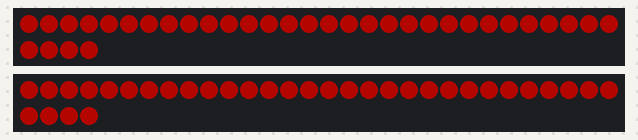
A sketch run on a simulated Arduino Uno, built with avr-gcc and run on an emulated ATmega328P. Parts: 2 × 34 RGB LEDs in strip order, left to right, continuing on the next row. Dim RGB values are drawn brighter than linear.

Above: at 3.45 s.
At 6.54 s:
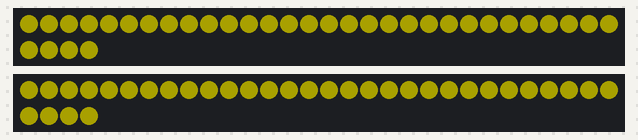
At 11.98 s:
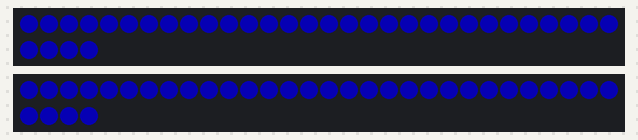

The sketch:

Addressable_RGB_LED_Strip_Controller.ino
```cpp
#include <FastLED.h>

// number of LEDs per strip (change as needed)
#define NUM_LEDS    34
// number of LED strips (change as needed)
#define NUM_STRIPS  4
// brightness level 0-255
#define BRIGHTNESS  128
// LED type
#define LED_TYPE    WS2811
// color order
#define COLOR_ORDER GRB

CRGB leds[NUM_STRIPS][NUM_LEDS];

CRGBPalette16 currentPalette;
TBlendType    currentBlending;

// set up LED strips and reset before running loop()
void setup() {
    // power-up safety delay
    delay(2000);
    // set up LED strips
    // digital pins 2, 3, 4, 5 are used to control the LED strips
    FastLED.addLeds<LED_TYPE, 4, COLOR_ORDER>(leds[0], NUM_LEDS).setCorrection(TypicalLEDStrip);
    FastLED.addLeds<LED_TYPE, 5, COLOR_ORDER>(leds[1], NUM_LEDS).setCorrection(TypicalLEDStrip);
    FastLED.setBrightness(BRIGHTNESS);
    currentBlending = LINEARBLEND;
    // reset all LED strips
    for(int x = 0; x < NUM_STRIPS - 1; x++) {
      for(int y = 0; y < NUM_LEDS - 1; y++) {
        leds[x][y] = CRGB::Black;
        FastLED.show();
      }
    }
    delay(1000);
}

// main loop function
void loop() {
    static uint8_t startIndex = 0;
    startIndex = startIndex + 1; /* motion speed */
    // play an animation
    RainbowFade(startIndex);
}

// rotating pattern with all colors
void RainbowWheel(uint8_t colorIndex) {
    for( int x = 0; x < NUM_LEDS - 1; x++) {
      leds[0][x] = ColorFromPalette(RainbowColors_p, colorIndex, BRIGHTNESS, currentBlending);
      colorIndex += 3;
    }
    for( int y = NUM_LEDS - 1; y >= 0; y--) {
      leds[1][y] = ColorFromPalette(RainbowColors_p, colorIndex, BRIGHTNESS, currentBlending);
      colorIndex += 3;
    }
    FastLED.show();
    delay(5);
}

// wave pattern with all colors
void RainbowWave(uint8_t colorIndex) {
    for( int x = 0; x < NUM_LEDS; x++) {
      leds[0][x] = ColorFromPalette(RainbowColors_p, colorIndex, BRIGHTNESS, currentBlending);
      leds[1][x] = ColorFromPalette(RainbowColors_p, colorIndex, BRIGHTNESS, currentBlending);
      colorIndex += 5;
    }
    FastLED.show();
    delay(5);
}

// slowly fades through all the colors
void RainbowFade(uint8_t colorIndex) {
    fill_solid(leds[0], NUM_LEDS, ColorFromPalette(RainbowColors_p, colorIndex, BRIGHTNESS, currentBlending));
    fill_solid(leds[1], NUM_LEDS, ColorFromPalette(RainbowColors_p, colorIndex, BRIGHTNESS, currentBlending));
    colorIndex += 1;
    FastLED.show();
    delay(50);
}

// single color breathing mode
void SingleBreathing() {
    fill_solid(leds[0], NUM_LEDS, CRGB::Green);
    fill_solid(leds[1], NUM_LEDS, CRGB::Green);
    for (int i = 31; i < 127; i++) {
      FastLED.setBrightness(i);
      FastLED.show();
      delay(20);
    }
    for (int i = 127; i >= 31; i--) {
      FastLED.setBrightness(i);
      FastLED.show();
      delay(20);
    }
}
```

Measured:
- by itself, everything shown: repeats every 13.6 s, in 235 steps
